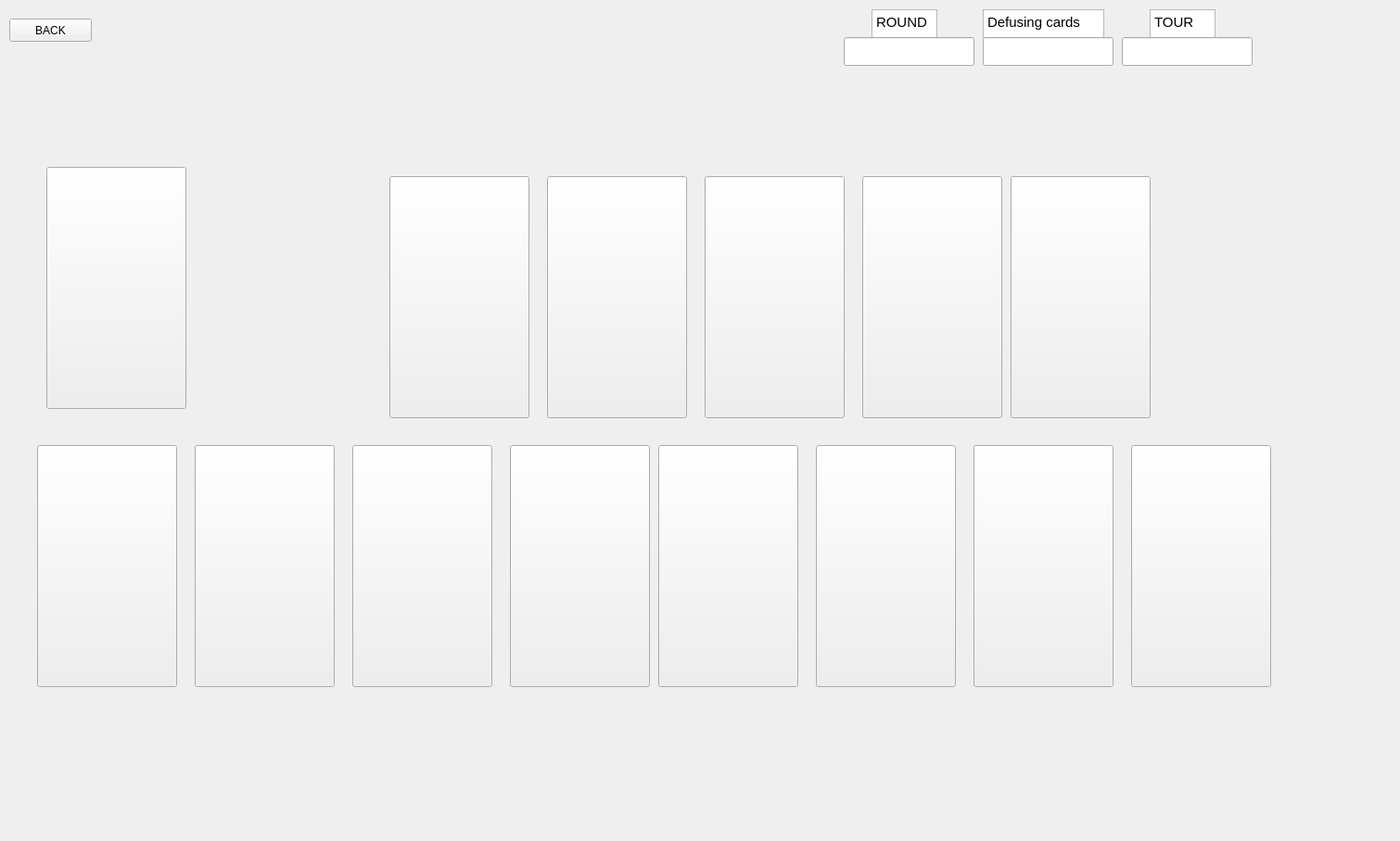
<?xml version="1.0" encoding="UTF-8"?>
<ui version="4.0">
 <class>Board</class>
 <widget class="QWidget" name="Board">
  <property name="geometry">
   <rect>
    <x>0</x>
    <y>0</y>
    <width>1510</width>
    <height>907</height>
   </rect>
  </property>
  <property name="windowTitle">
   <string>Form</string>
  </property>
  <widget class="QPushButton" name="player1">
   <property name="geometry">
    <rect>
     <x>40</x>
     <y>480</y>
     <width>151</width>
     <height>261</height>
    </rect>
   </property>
   <property name="text">
    <string/>
   </property>
  </widget>
  <widget class="QPushButton" name="player2">
   <property name="geometry">
    <rect>
     <x>210</x>
     <y>480</y>
     <width>151</width>
     <height>261</height>
    </rect>
   </property>
   <property name="text">
    <string/>
   </property>
  </widget>
  <widget class="QPushButton" name="player4">
   <property name="geometry">
    <rect>
     <x>550</x>
     <y>480</y>
     <width>151</width>
     <height>261</height>
    </rect>
   </property>
   <property name="text">
    <string/>
   </property>
  </widget>
  <widget class="QPushButton" name="player3">
   <property name="geometry">
    <rect>
     <x>380</x>
     <y>480</y>
     <width>151</width>
     <height>261</height>
    </rect>
   </property>
   <property name="text">
    <string/>
   </property>
  </widget>
  <widget class="QPushButton" name="player5">
   <property name="geometry">
    <rect>
     <x>710</x>
     <y>480</y>
     <width>151</width>
     <height>261</height>
    </rect>
   </property>
   <property name="text">
    <string/>
   </property>
  </widget>
  <widget class="QPushButton" name="player6">
   <property name="geometry">
    <rect>
     <x>880</x>
     <y>480</y>
     <width>151</width>
     <height>261</height>
    </rect>
   </property>
   <property name="text">
    <string/>
   </property>
  </widget>
  <widget class="QPushButton" name="player7">
   <property name="geometry">
    <rect>
     <x>1050</x>
     <y>480</y>
     <width>151</width>
     <height>261</height>
    </rect>
   </property>
   <property name="text">
    <string/>
   </property>
  </widget>
  <widget class="QPushButton" name="player8">
   <property name="geometry">
    <rect>
     <x>1220</x>
     <y>480</y>
     <width>151</width>
     <height>261</height>
    </rect>
   </property>
   <property name="text">
    <string/>
   </property>
  </widget>
  <widget class="QPushButton" name="backOptions">
   <property name="geometry">
    <rect>
     <x>10</x>
     <y>20</y>
     <width>89</width>
     <height>25</height>
    </rect>
   </property>
   <property name="text">
    <string>BACK</string>
   </property>
  </widget>
  <widget class="QTextBrowser" name="textBrowser_2">
   <property name="geometry">
    <rect>
     <x>1060</x>
     <y>10</y>
     <width>131</width>
     <height>31</height>
    </rect>
   </property>
   <property name="html">
    <string>&lt;!DOCTYPE HTML PUBLIC &quot;-//W3C//DTD HTML 4.0//EN&quot; &quot;http://www.w3.org/TR/REC-html40/strict.dtd&quot;&gt;
&lt;html&gt;&lt;head&gt;&lt;meta name=&quot;qrichtext&quot; content=&quot;1&quot; /&gt;&lt;style type=&quot;text/css&quot;&gt;
p, li { white-space: pre-wrap; }
&lt;/style&gt;&lt;/head&gt;&lt;body style=&quot; font-family:'Ubuntu'; font-size:11pt; font-weight:400; font-style:normal;&quot;&gt;
&lt;p style=&quot; margin-top:0px; margin-bottom:0px; margin-left:0px; margin-right:0px; -qt-block-indent:0; text-indent:0px;&quot;&gt;Defusing cards&lt;/p&gt;&lt;/body&gt;&lt;/html&gt;</string>
   </property>
  </widget>
  <widget class="QTextBrowser" name="textBrowser_3">
   <property name="geometry">
    <rect>
     <x>1240</x>
     <y>10</y>
     <width>71</width>
     <height>31</height>
    </rect>
   </property>
   <property name="html">
    <string>&lt;!DOCTYPE HTML PUBLIC &quot;-//W3C//DTD HTML 4.0//EN&quot; &quot;http://www.w3.org/TR/REC-html40/strict.dtd&quot;&gt;
&lt;html&gt;&lt;head&gt;&lt;meta name=&quot;qrichtext&quot; content=&quot;1&quot; /&gt;&lt;style type=&quot;text/css&quot;&gt;
p, li { white-space: pre-wrap; }
&lt;/style&gt;&lt;/head&gt;&lt;body style=&quot; font-family:'Ubuntu'; font-size:11pt; font-weight:400; font-style:normal;&quot;&gt;
&lt;p style=&quot; margin-top:0px; margin-bottom:0px; margin-left:0px; margin-right:0px; -qt-block-indent:0; text-indent:0px;&quot;&gt;TOUR&lt;/p&gt;&lt;/body&gt;&lt;/html&gt;</string>
   </property>
  </widget>
  <widget class="QLineEdit" name="tour">
   <property name="geometry">
    <rect>
     <x>1210</x>
     <y>40</y>
     <width>141</width>
     <height>31</height>
    </rect>
   </property>
  </widget>
  <widget class="QTextBrowser" name="textBrowser">
   <property name="geometry">
    <rect>
     <x>940</x>
     <y>10</y>
     <width>71</width>
     <height>31</height>
    </rect>
   </property>
   <property name="html">
    <string>&lt;!DOCTYPE HTML PUBLIC &quot;-//W3C//DTD HTML 4.0//EN&quot; &quot;http://www.w3.org/TR/REC-html40/strict.dtd&quot;&gt;
&lt;html&gt;&lt;head&gt;&lt;meta name=&quot;qrichtext&quot; content=&quot;1&quot; /&gt;&lt;style type=&quot;text/css&quot;&gt;
p, li { white-space: pre-wrap; }
&lt;/style&gt;&lt;/head&gt;&lt;body style=&quot; font-family:'Ubuntu'; font-size:11pt; font-weight:400; font-style:normal;&quot;&gt;
&lt;p style=&quot; margin-top:0px; margin-bottom:0px; margin-left:0px; margin-right:0px; -qt-block-indent:0; text-indent:0px;&quot;&gt;ROUND&lt;/p&gt;&lt;/body&gt;&lt;/html&gt;</string>
   </property>
  </widget>
  <widget class="QLineEdit" name="nbDefusing">
   <property name="geometry">
    <rect>
     <x>1060</x>
     <y>40</y>
     <width>141</width>
     <height>31</height>
    </rect>
   </property>
  </widget>
  <widget class="QLineEdit" name="round">
   <property name="geometry">
    <rect>
     <x>910</x>
     <y>40</y>
     <width>141</width>
     <height>31</height>
    </rect>
   </property>
  </widget>
  <widget class="QPushButton" name="card4">
   <property name="geometry">
    <rect>
     <x>930</x>
     <y>190</y>
     <width>151</width>
     <height>261</height>
    </rect>
   </property>
   <property name="text">
    <string/>
   </property>
  </widget>
  <widget class="QPushButton" name="card5">
   <property name="geometry">
    <rect>
     <x>1090</x>
     <y>190</y>
     <width>151</width>
     <height>261</height>
    </rect>
   </property>
   <property name="text">
    <string/>
   </property>
  </widget>
  <widget class="QPushButton" name="card3">
   <property name="geometry">
    <rect>
     <x>760</x>
     <y>190</y>
     <width>151</width>
     <height>261</height>
    </rect>
   </property>
   <property name="text">
    <string/>
   </property>
  </widget>
  <widget class="QPushButton" name="card2">
   <property name="geometry">
    <rect>
     <x>590</x>
     <y>190</y>
     <width>151</width>
     <height>261</height>
    </rect>
   </property>
   <property name="text">
    <string/>
   </property>
  </widget>
  <widget class="QPushButton" name="card1">
   <property name="geometry">
    <rect>
     <x>420</x>
     <y>190</y>
     <width>151</width>
     <height>261</height>
    </rect>
   </property>
   <property name="text">
    <string/>
   </property>
  </widget>
  <widget class="QPushButton" name="role">
   <property name="geometry">
    <rect>
     <x>50</x>
     <y>180</y>
     <width>151</width>
     <height>261</height>
    </rect>
   </property>
   <property name="text">
    <string/>
   </property>
  </widget>
 </widget>
 <resources/>
 <connections/>
</ui>
